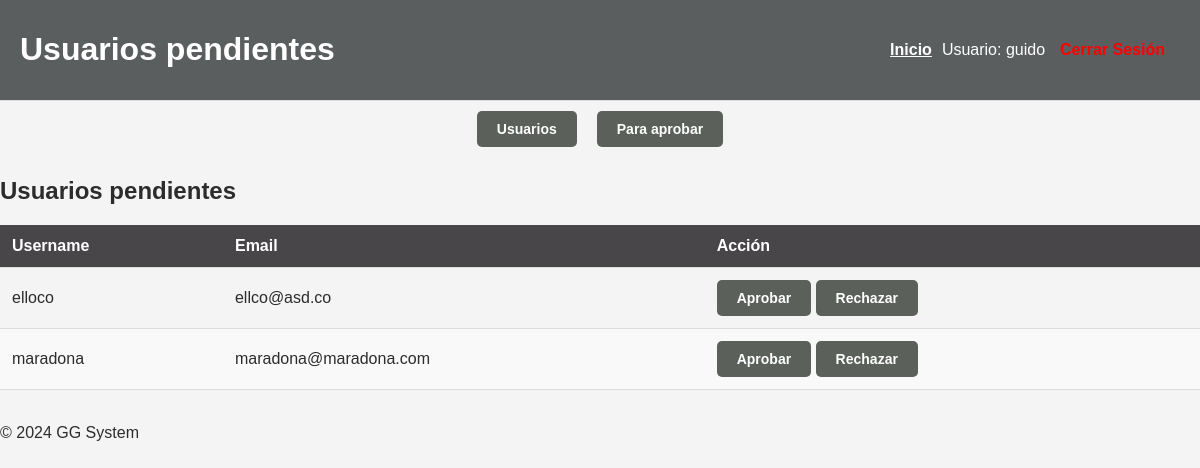
/usuarios/aprobar_usuarios/ (signed in), run on the app's committed database.
### usuarios/models.py (models this page shows, shortened)
class PerfilUsuario(models.Model):
    user = models.OneToOneField(User, on_delete=models.CASCADE)
    estado = models.CharField(max_length=10, default='Pendiente')

### usuarios/views.py (the view, shortened to what this page needs)
# urls.py: path('aprobar_usuarios/', views.aprobar_usuarios, name='aprobar_usuarios'),
@login_required
def aprobar_usuarios(request):
    if not request.user.is_staff:
        return redirect('login')
    usuarios_pendientes = PerfilUsuario.objects.filter(estado='pendiente')
    return render(request, 'usuarios/aprobar_usuarios.html', {'usuarios_pendientes': usuarios_pendientes})

### usuarios/templates/usuarios/aprobar_usuarios.html (shortened to what this page needs)
{% extends 'base.html' %}
{% block header %}
    <h1>Usuarios pendientes</h1>
{% endblock %}
{% block content %}
<div class="conteiner-opc">
  <a href="{% url 'usuarios:gestion_usuarios' %}" class="button-link-h">Usuarios</a>
  <a href="{% url 'usuarios:aprobar_usuarios' %}" class="button-link-h">Para aprobar</a>
</div>
<h2>Usuarios pendientes</h2>
<table class="lotes-table">
  <thead>
  <tr>
    <th>Username</th>
    <th>Email</th>
    <th>Acción</th>
  </tr>
</thead>
  {% for perfil in usuarios_pendientes %}
  <tr>
    <td>{{ perfil.user.username }}</td>
    <td>{{ perfil.user.email }}</td>
    <td>
      <form method="post">
        <button name="accion" value="aprobar" class="button-link-h">Aprobar</button>
        <button name="accion" value="rechazar" class="button-link-h">Rechazar</button>
      </form>
    </td>
  </tr>
  {% endfor %}
</table>
{% endblock %}

### gestion_lotes/templates/base.html (shortened to what this page needs)
{% load static %}
<!DOCTYPE html>
<html lang="es">
<head>
    <link rel="stylesheet" href="{% static 'css/estilo.css' %}">
    <link href="https://cdnjs.cloudflare.com/ajax/libs/font-awesome/6.0.0-beta3/css/all.min.css" rel="stylesheet">
</head>
<body>
    <header class="main-header">
        <div>
            {% block header %}
            {% endblock %}
        </div>
        <nav class="navbar">
            <a href="{% url 'home:pagina_inicial' %}">Inicio</a>
            <span class="user-info">
                Usuario: {{ user.username }}
            </span>
            <a href="{% url 'usuarios:logout' %}" class="btn btn-danger">Cerrar Sesión</a>
        </nav>
    </header>
    <main>
        {% block content %}
        {% endblock %}
    </main>
    <br>
    <footer>
        <p>&copy; 2024 GG System</p>
    </footer>
</body>
</html>

### gestion_lotes/static/css/estilo.css (style rules this page uses)
body { background-color: #f4f4f4; color: #2c2c2c; font-family: Arial, sans-serif; margin: 0; }
header { background-color: #333333; color: white; padding: 10px 20px; display: flex; justify-content: space-between; align-items: center; position: sticky; top: 0; z-index: 1000; }
header a { color: white; text-decoration: none; margin: 0 10px; font-weight: bold; }
button { font-size: 14px; padding: 10px 15px; border: none; border-radius: 5px; cursor: pointer; }
a { text-decoration: underline; }
.main-header { background-color: #5b5e5f; padding: 10px 20px; border-bottom: 1px solid #ddd; }
.navbar { display: flex; justify-content: space-between; align-items: center; }
.navbar .btn { margin: 0 5px; text-decoration: none; color: #333; }
.navbar .btn-danger { color: red; padding: 5px 10px; border-radius: 5px; }
nav a { text-decoration: underline; }
.lotes-table { width: 100%; border-collapse: collapse; margin-top: 10px; font-family: Arial, sans-serif; }
.lotes-table thead { background-color: #484648; color: white; }
.lotes-table th, .lotes-table td { padding: 12px; text-align: left; border-bottom: 1px solid #ddd; }
.lotes-table tbody tr:nth-child(even) { background-color: #f9f9f9; }
.button-link-h { display: inline-block; padding: 10px 20px; font-size: 14px; font-weight: bold; color: #fff; background-color: #5b605b; text-align: center; text-decoration: none; border-radius: 5px; }
.conteiner-opc { display: flex; justify-content: center; align-items: center; }
.conteiner-opc a { margin: 10px; }

### data on the page
PerfilUsuario: user.username "elloco", user.email "ellco@asd.co"
PerfilUsuario: user.username "maradona", user.email "maradona@maradona.com"

### other printed values
{{ user.username }} "guido"
